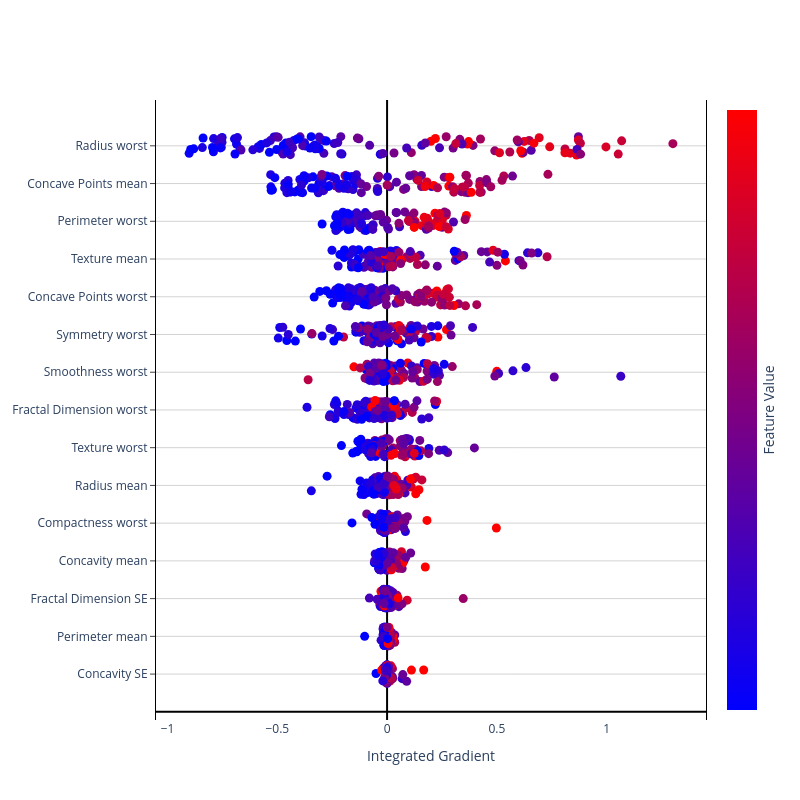

The cell this chart's notebook holds for it:
### Code cell
import plotly.graph_objects as go
import plotly.express as px
import numpy as np

features = ensemble.unified_features
df_X_test = pd.DataFrame(X_test[:,features],columns = IGtable.columns)
N = len(IGtable)

fig = go.Figure()
fig.update_layout(
    plot_bgcolor='white',
    autosize=False,
    width=800,
    height=800,
    coloraxis = {'colorscale':'Bluered'},
    xaxis_title = "Integrated Gradient",
)

fig.update_xaxes(
    zeroline=True,
    zerolinecolor="black",
    )
    
fig.update_yaxes(
    zeroline=True,
    zerolinecolor="black",
    mirror=True,
    ticks='outside',
    showline=True,
    linecolor='black',
    gridcolor='lightgrey'
)

feature_order = np.argsort(np.sum(abs(ig_result.values),axis=0))

y_val = 1
for f in feature_order:
    fig.add_trace(go.Scatter(
        x = IGtable.iloc[:,f], 
        y = y_val + np.random.rand(N)*0.5 - 0.25,
        mode = 'markers',
        marker = dict(size=9,
                      color = df_X_test.iloc[:,f],
                      coloraxis = "coloraxis",
                     ),
        name=IGtable.columns[f],
    ))
    y_val += 1


fig.update_layout(showlegend=False, coloraxis_showscale=True)
fig.update_coloraxes(colorbar_showticklabels=False,
                    colorbar_title=dict(text="Feature Value",side = "right"),
                    cmin = -1, cmax = 2)
fig.update_yaxes(tickvals=[i for i in range(1,IGtable.shape[1]+1)], ticktext=IGtable.columns[feature_order])
fig.show()
